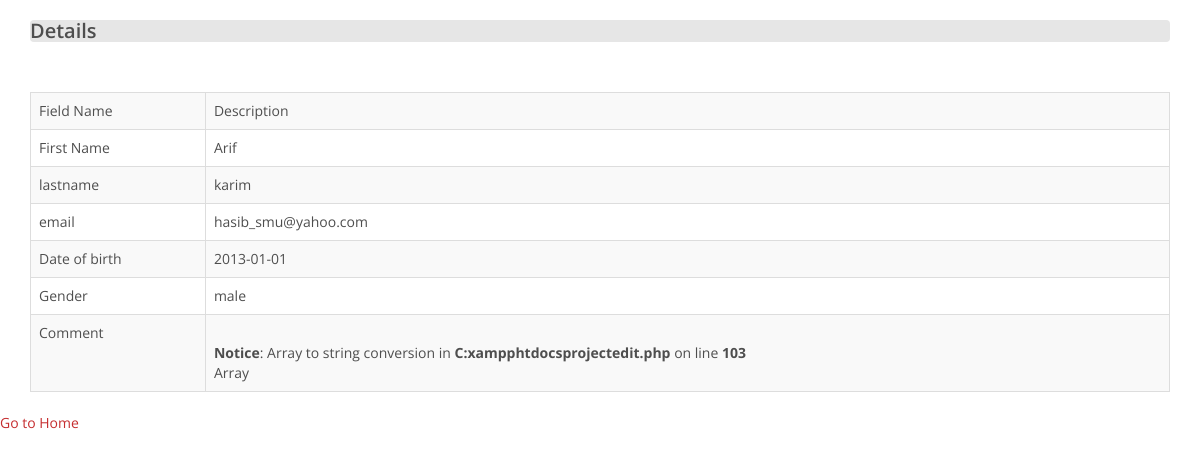
The page /view.php?id=5 on the database its author committed.
### tables this page shows
CREATE TABLE IF NOT EXISTS `users` (
`id` int(10) NOT NULL,
  `fname` varchar(25) NOT NULL,
  `lname` varchar(25) NOT NULL,
  `email` varchar(130) NOT NULL,
  `password` varchar(25) NOT NULL,
  `dob` varchar(25) NOT NULL,
  `gender` varchar(25) NOT NULL,
  `comment` varchar(500) NOT NULL,
  `created` timestamp(6) NOT NULL DEFAULT CURRENT_TIMESTAMP(6) ON UPDATE CURRENT_TIMESTAMP(6),
  `modified` timestamp(6) NOT NULL DEFAULT '0000-00-00 00:00:00.000000'
);

### view.php (the view, shortened to what this page needs)
<?php
$id = $_GET['id'];
$link = mysqli_connect("localhost",
    "root",
    "",
    "arif");
$query = "select * from users WHERE id = $id";
$result = mysqli_query($link, $query);
?>
<!DOCTYPE html>
<html lang="en">
<head>
	<link href="css/bootstrap.min.css" rel="stylesheet">
    <link href="css/font-awesome.min.css" rel="stylesheet">
    <link href="css/animate.min.css" rel="stylesheet">
    <link href="css/prettyPhoto.css" rel="stylesheet">
    <link href="css/main.css" rel="stylesheet">
    <link href="css/responsive.css" rel="stylesheet">
</head>
    <body>
    <div class="container">
        <div class="panel">
        <h2> Details</h2>
    </div>
<table class="table-bordered table-striped table hover"  >
    <div class="panel-body">
    <tr>
        <td>Field Name</td>
        <td>Description</td>
    </tr>
    <?php
    foreach($result as $row) {
        ?>
        <tr>
            <td>First Name</td>
            <td><?php echo $row['fname'] ?></td>
        </tr>
        <tr>
            <td>lastname</td>
            <td><?php echo $row['lname'] ?></td>
        </tr>
        <tr>
            <td>email</td>
            <td><?php echo $row['email'] ?></td>
        </tr>
        <tr>
            <td>Date of birth</td>
            <td><?php echo $row['dob'] ?></td>
        </tr>
        <tr>
            <td>Gender</td>
            <td><?php echo $row['gender'] ?></td>
        </tr>
        <tr>
        <td>Comment</td>
        <td><?php echo $row['comment'] ?></td>
</tr>
    <?php
    }
    ?>
</table>
            </div>
<a href="list.php">Go to Home</a>

### css/main.css (style rules this page uses)
body { background: #fff; font-family: 'Open Sans', sans-serif; color:#4e4e4e; line-height: 22px; }
h1, h2, h3, h4, h5, h6 { font-weight: 600; font-family: 'Open Sans', sans-serif; color:#4e4e4e; }
h2 { font-size: 20px; }
a { color: #c52d2f; -webkit-transition: color 300ms, background-color 300ms; -moz-transition: color 300ms, background-color 300ms; -o-transition: color 300ms, background-color 300ms; transition: color 300ms, background-color 300ms; }
.panel-default>.panel-heading, .panel { background-color: #e6e6e6; border:0 none; box-shadow:none; }
.panel-body { padding: 20px 20px 10px; }

### rows shown on the page
users: fname "Arif", lname "karim", email "hasib_smu@yahoo.com", dob "2013-01-01", gender "male", comment "Notice : Array to string conversion in C:xampphtdocsprojectedit.php on line 103 Array"
